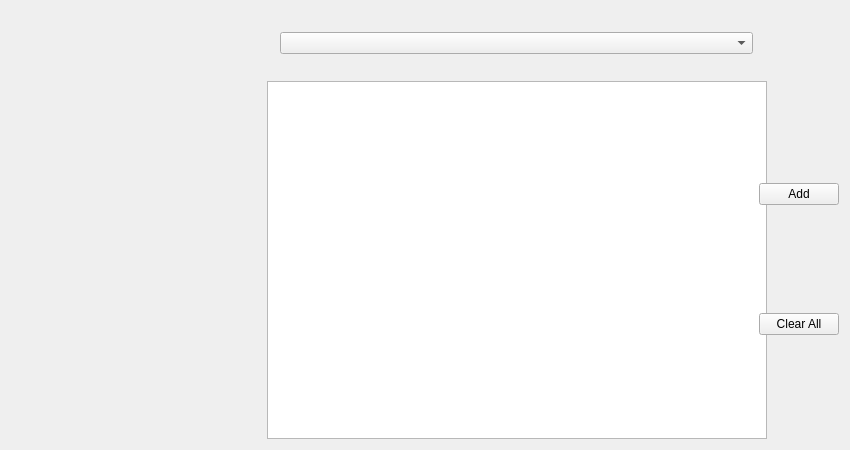
<?xml version="1.0" encoding="UTF-8"?>
<ui version="4.0">
 <class>QtShanoirUploadWidgetDragFiles</class>
 <widget class="QWidget" name="QtShanoirUploadWidgetDragFiles">
  <property name="geometry">
   <rect>
    <x>0</x>
    <y>0</y>
    <width>850</width>
    <height>450</height>
   </rect>
  </property>
  <property name="sizePolicy">
   <sizepolicy hsizetype="Expanding" vsizetype="Expanding">
    <horstretch>0</horstretch>
    <verstretch>0</verstretch>
   </sizepolicy>
  </property>
  <property name="minimumSize">
   <size>
    <width>850</width>
    <height>450</height>
   </size>
  </property>
  <property name="baseSize">
   <size>
    <width>850</width>
    <height>450</height>
   </size>
  </property>
  <property name="windowTitle">
   <string>Form</string>
  </property>
  <layout class="QGridLayout" name="gridLayout_4">
   <item row="0" column="0">
    <layout class="QGridLayout" name="gridLayout_3">
     <item row="1" column="1">
      <layout class="QFormLayout" name="formLayout">
       <item row="0" column="0">
        <widget class="QLabel" name="selectStudyLabel">
         <property name="sizePolicy">
          <sizepolicy hsizetype="Expanding" vsizetype="Expanding">
           <horstretch>1</horstretch>
           <verstretch>1</verstretch>
          </sizepolicy>
         </property>
         <property name="text">
          <string/>
         </property>
        </widget>
       </item>
       <item row="0" column="1">
        <widget class="QComboBox" name="selectStudyComboBox">
         <property name="sizePolicy">
          <sizepolicy hsizetype="Expanding" vsizetype="Fixed">
           <horstretch>1</horstretch>
           <verstretch>1</verstretch>
          </sizepolicy>
         </property>
        </widget>
       </item>
      </layout>
     </item>
     <item row="3" column="0">
      <widget class="QtShanoirUploadWidgetShowSteps" name="steps" native="true">
       <property name="sizePolicy">
        <sizepolicy hsizetype="Fixed" vsizetype="Fixed">
         <horstretch>1</horstretch>
         <verstretch>1</verstretch>
        </sizepolicy>
       </property>
       <property name="minimumSize">
        <size>
         <width>250</width>
         <height>350</height>
        </size>
       </property>
       <property name="maximumSize">
        <size>
         <width>16777215</width>
         <height>16777215</height>
        </size>
       </property>
       <property name="sizeIncrement">
        <size>
         <width>0</width>
         <height>0</height>
        </size>
       </property>
       <property name="baseSize">
        <size>
         <width>0</width>
         <height>0</height>
        </size>
       </property>
      </widget>
     </item>
     <item row="3" column="1">
      <widget class="QTableWidget" name="filesTable">
       <property name="sizePolicy">
        <sizepolicy hsizetype="Expanding" vsizetype="Expanding">
         <horstretch>4</horstretch>
         <verstretch>4</verstretch>
        </sizepolicy>
       </property>
       <property name="minimumSize">
        <size>
         <width>500</width>
         <height>350</height>
        </size>
       </property>
       <property name="sizeIncrement">
        <size>
         <width>1</width>
         <height>1</height>
        </size>
       </property>
      </widget>
     </item>
     <item row="0" column="1">
      <widget class="QLabel" name="detailsLabel">
       <property name="sizePolicy">
        <sizepolicy hsizetype="Preferred" vsizetype="Preferred">
         <horstretch>0</horstretch>
         <verstretch>0</verstretch>
        </sizepolicy>
       </property>
       <property name="minimumSize">
        <size>
         <width>500</width>
         <height>15</height>
        </size>
       </property>
       <property name="maximumSize">
        <size>
         <width>16777215</width>
         <height>16777215</height>
        </size>
       </property>
       <property name="sizeIncrement">
        <size>
         <width>1</width>
         <height>1</height>
        </size>
       </property>
       <property name="text">
        <string/>
       </property>
      </widget>
     </item>
     <item row="2" column="1">
      <widget class="QLabel" name="listFilesLabel">
       <property name="sizePolicy">
        <sizepolicy hsizetype="Preferred" vsizetype="Preferred">
         <horstretch>0</horstretch>
         <verstretch>0</verstretch>
        </sizepolicy>
       </property>
       <property name="minimumSize">
        <size>
         <width>500</width>
         <height>15</height>
        </size>
       </property>
       <property name="text">
        <string/>
       </property>
      </widget>
     </item>
     <item row="3" column="2">
      <layout class="QGridLayout" name="gridLayout" columnstretch="0">
       <item row="0" column="0">
        <widget class="QPushButton" name="add">
         <property name="sizePolicy">
          <sizepolicy hsizetype="Preferred" vsizetype="Fixed">
           <horstretch>0</horstretch>
           <verstretch>0</verstretch>
          </sizepolicy>
         </property>
         <property name="text">
          <string>Add</string>
         </property>
        </widget>
       </item>
       <item row="1" column="0">
        <widget class="QPushButton" name="clearAll">
         <property name="text">
          <string>Clear All</string>
         </property>
        </widget>
       </item>
      </layout>
     </item>
    </layout>
   </item>
  </layout>
 </widget>
 <customwidgets>
  <customwidget>
   <class>QtShanoirUploadWidgetShowSteps</class>
   <extends>QWidget</extends>
   <header>qtshanoiruploadwidgetshowsteps.h</header>
   <container>1</container>
  </customwidget>
 </customwidgets>
 <resources/>
 <connections/>
</ui>
